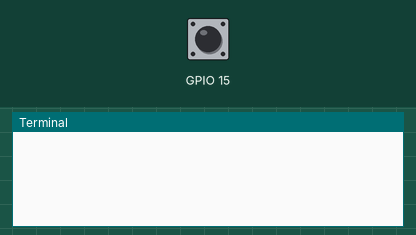
The program below on a simulated Raspberry Pi (BCM pin numbers). On the bench: the last lines printed to the terminal. The inputs (shaded band) are chosen by the test bench; at power-on: GPIO 15 LOW.

Above: at 1.3 s.
1.4 s: GPIO 15 pulled HIGH for 0.15 s
At 2.1 s:
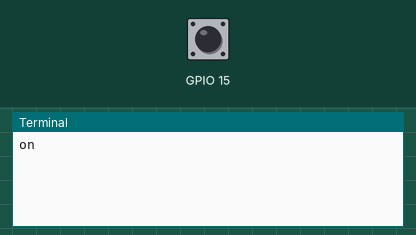
3.0 s: GPIO 15 pulled HIGH for 1 s
At 3.7 s:
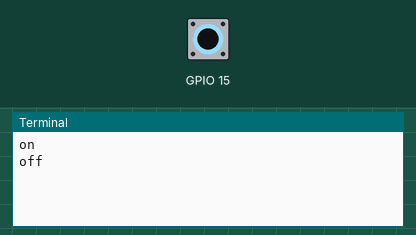

Measured:
- after the input at 1.4 s, the terminal: prints a new line at once (image 1)
- after the input at 3.0 s, the terminal: prints a new line at once (image 2)

The program:

beep2.py
```python
import RPi.GPIO as GPIO
import time

# Variables
mystate = 0

# Init GPIOs
GPIO.setmode(GPIO.BCM)
GPIO.setup(3, GPIO.OUT) # Our output pin which then controls our NPN Transistor; #! Pin enabled by default = Power on
GPIO.setup(15, GPIO.IN, pull_up_down=GPIO.PUD_DOWN) # Out input pin which checks if our button is pressed; Pull down resistor


# Init animation
GPIO.output(3,1)
time.sleep(.00001)
GPIO.output(3,0)
time.sleep(.12)
GPIO.output(3,1)
time.sleep(.0001)
GPIO.output(3,0)


def toggleme(mystate): # Toggle on or off
    if mystate == 1:
        GPIO.output(3,0)
        print("off")
        return 0
    else:
        GPIO.output(3,1)
        print("on")
        return 1


while True: # Loop
    time.sleep(.02) # Needs less CPU time than without waiting
    if GPIO.input(15) == 1: # If button is pressed
        mystate = toggleme(mystate)
        while GPIO.input(15) == 1:
                time.sleep(0.1) # Make sure we can't press down until the next trigger
        time.sleep(0.25)

GPIO.cleanup()

# Author: Maingron 2021-08
```
